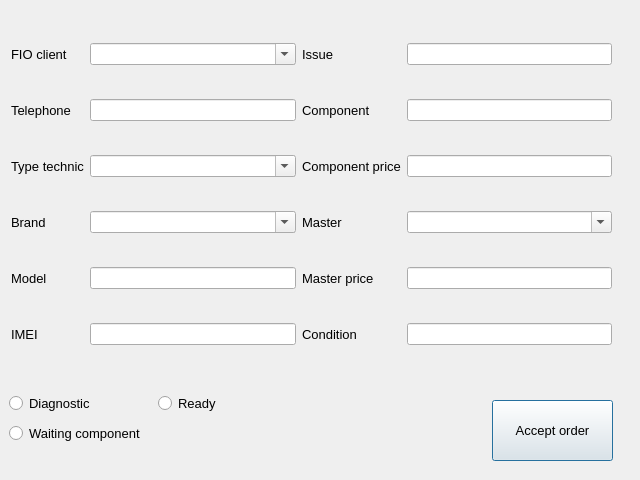
<?xml version="1.0" encoding="UTF-8"?>
<ui version="4.0">
 <class>OrderDialog</class>
 <widget class="QDialog" name="OrderDialog">
  <property name="geometry">
   <rect>
    <x>0</x>
    <y>0</y>
    <width>640</width>
    <height>480</height>
   </rect>
  </property>
  <property name="sizePolicy">
   <sizepolicy hsizetype="Fixed" vsizetype="Fixed">
    <horstretch>0</horstretch>
    <verstretch>0</verstretch>
   </sizepolicy>
  </property>
  <property name="windowTitle">
   <string>Order</string>
  </property>
  <property name="sizeGripEnabled">
   <bool>false</bool>
  </property>
  <widget class="QPushButton" name="pb_accept">
   <property name="geometry">
    <rect>
     <x>492</x>
     <y>400</y>
     <width>121</width>
     <height>61</height>
    </rect>
   </property>
   <property name="font">
    <font>
     <pointsize>10</pointsize>
    </font>
   </property>
   <property name="text">
    <string>Accept order</string>
   </property>
  </widget>
  <widget class="QWidget" name="layoutWidget">
   <property name="geometry">
    <rect>
     <x>11</x>
     <y>15</y>
     <width>601</width>
     <height>361</height>
    </rect>
   </property>
   <layout class="QGridLayout" name="gridLayout">
    <item row="2" column="0">
     <widget class="QLabel" name="label_3">
      <property name="font">
       <font>
        <pointsize>10</pointsize>
       </font>
      </property>
      <property name="text">
       <string>Type technic</string>
      </property>
     </widget>
    </item>
    <item row="1" column="0">
     <widget class="QLabel" name="label_2">
      <property name="font">
       <font>
        <pointsize>10</pointsize>
       </font>
      </property>
      <property name="text">
       <string>Telephone</string>
      </property>
     </widget>
    </item>
    <item row="0" column="1">
     <widget class="QComboBox" name="line_client_fio">
      <property name="editable">
       <bool>true</bool>
      </property>
     </widget>
    </item>
    <item row="0" column="3">
     <widget class="QLineEdit" name="line_issue"/>
    </item>
    <item row="0" column="2">
     <widget class="QLabel" name="label_6">
      <property name="font">
       <font>
        <pointsize>10</pointsize>
       </font>
      </property>
      <property name="text">
       <string>Issue</string>
      </property>
     </widget>
    </item>
    <item row="1" column="1">
     <widget class="QLineEdit" name="line_tel"/>
    </item>
    <item row="0" column="0">
     <widget class="QLabel" name="label">
      <property name="font">
       <font>
        <pointsize>10</pointsize>
       </font>
      </property>
      <property name="text">
       <string>FIO client</string>
      </property>
     </widget>
    </item>
    <item row="2" column="1">
     <widget class="QComboBox" name="line_type">
      <property name="editable">
       <bool>true</bool>
      </property>
     </widget>
    </item>
    <item row="1" column="2">
     <widget class="QLabel" name="label_8">
      <property name="font">
       <font>
        <pointsize>10</pointsize>
       </font>
      </property>
      <property name="text">
       <string>Component</string>
      </property>
     </widget>
    </item>
    <item row="1" column="3">
     <widget class="QLineEdit" name="line_component"/>
    </item>
    <item row="2" column="2">
     <widget class="QLabel" name="label_9">
      <property name="font">
       <font>
        <pointsize>10</pointsize>
       </font>
      </property>
      <property name="text">
       <string>Component price</string>
      </property>
     </widget>
    </item>
    <item row="2" column="3">
     <widget class="QLineEdit" name="line_component_price"/>
    </item>
    <item row="3" column="2">
     <widget class="QLabel" name="label_10">
      <property name="font">
       <font>
        <pointsize>10</pointsize>
       </font>
      </property>
      <property name="text">
       <string>Master</string>
      </property>
     </widget>
    </item>
    <item row="3" column="3">
     <widget class="QComboBox" name="line_master">
      <property name="editable">
       <bool>true</bool>
      </property>
     </widget>
    </item>
    <item row="4" column="2">
     <widget class="QLabel" name="label_11">
      <property name="font">
       <font>
        <pointsize>10</pointsize>
       </font>
      </property>
      <property name="text">
       <string>Master price</string>
      </property>
     </widget>
    </item>
    <item row="4" column="3">
     <widget class="QLineEdit" name="line_master_price"/>
    </item>
    <item row="5" column="2">
     <widget class="QLabel" name="label_7">
      <property name="font">
       <font>
        <pointsize>10</pointsize>
       </font>
      </property>
      <property name="text">
       <string>Condition</string>
      </property>
     </widget>
    </item>
    <item row="5" column="3">
     <widget class="QLineEdit" name="line_condition"/>
    </item>
    <item row="3" column="0">
     <widget class="QLabel" name="label_12">
      <property name="font">
       <font>
        <pointsize>10</pointsize>
       </font>
      </property>
      <property name="text">
       <string>Brand</string>
      </property>
     </widget>
    </item>
    <item row="3" column="1">
     <widget class="QComboBox" name="line_brand">
      <property name="editable">
       <bool>true</bool>
      </property>
     </widget>
    </item>
    <item row="5" column="0">
     <widget class="QLabel" name="label_5">
      <property name="font">
       <font>
        <pointsize>10</pointsize>
       </font>
      </property>
      <property name="text">
       <string>IMEI</string>
      </property>
     </widget>
    </item>
    <item row="5" column="1">
     <widget class="QLineEdit" name="line_imei"/>
    </item>
    <item row="4" column="0">
     <widget class="QLabel" name="label_4">
      <property name="font">
       <font>
        <pointsize>10</pointsize>
       </font>
      </property>
      <property name="text">
       <string>Model</string>
      </property>
     </widget>
    </item>
    <item row="4" column="1">
     <widget class="QLineEdit" name="line_model"/>
    </item>
   </layout>
  </widget>
  <widget class="QWidget" name="layoutWidget">
   <property name="geometry">
    <rect>
     <x>9</x>
     <y>390</y>
     <width>291</width>
     <height>59</height>
    </rect>
   </property>
   <layout class="QGridLayout" name="gridLayout_2">
    <item row="0" column="0">
     <widget class="QRadioButton" name="rb_diagnostic">
      <property name="font">
       <font>
        <pointsize>10</pointsize>
       </font>
      </property>
      <property name="text">
       <string>Diagnostic</string>
      </property>
     </widget>
    </item>
    <item row="0" column="1">
     <widget class="QRadioButton" name="rb_ready">
      <property name="font">
       <font>
        <pointsize>10</pointsize>
       </font>
      </property>
      <property name="text">
       <string>Ready</string>
      </property>
     </widget>
    </item>
    <item row="1" column="0">
     <widget class="QRadioButton" name="rb_component">
      <property name="font">
       <font>
        <pointsize>10</pointsize>
       </font>
      </property>
      <property name="text">
       <string>Waiting component</string>
      </property>
     </widget>
    </item>
   </layout>
  </widget>
 </widget>
 <tabstops>
  <tabstop>line_client_fio</tabstop>
  <tabstop>line_tel</tabstop>
  <tabstop>line_type</tabstop>
  <tabstop>line_brand</tabstop>
  <tabstop>line_model</tabstop>
  <tabstop>line_imei</tabstop>
  <tabstop>line_issue</tabstop>
  <tabstop>line_component</tabstop>
  <tabstop>line_component_price</tabstop>
  <tabstop>line_master</tabstop>
  <tabstop>line_master_price</tabstop>
  <tabstop>line_condition</tabstop>
  <tabstop>rb_diagnostic</tabstop>
  <tabstop>rb_ready</tabstop>
  <tabstop>rb_component</tabstop>
  <tabstop>pb_accept</tabstop>
 </tabstops>
 <resources/>
 <connections/>
</ui>
